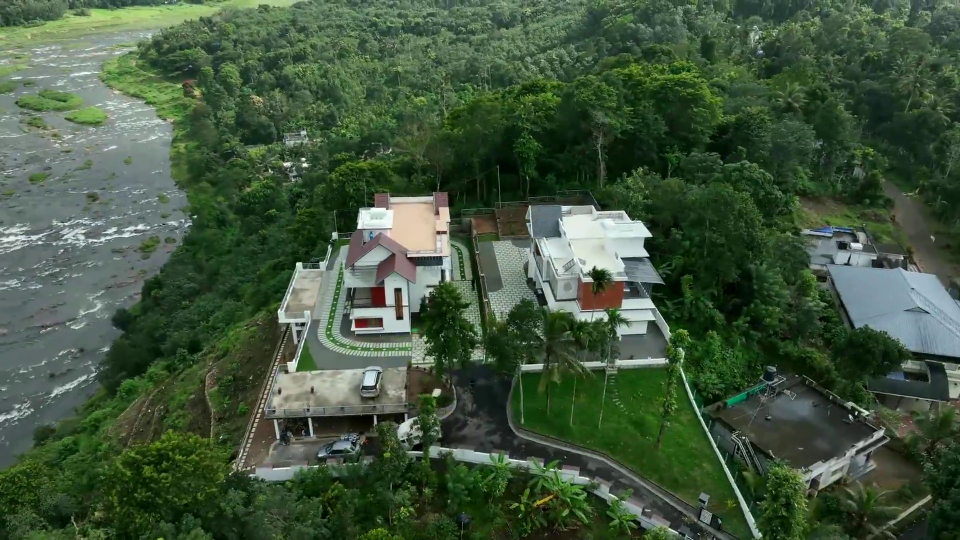
#> input picture frame 45 of extracted_images/Destination periyar - Hero.mp4, 1920 x 1080 px, given in place of Destination periyar.mp4, which was not available (shown at 1/2 size)
$ python extract_frames.py
#> lines starting #> are read from the running program, lines starting #| are printed output that depends on the picture; pictures that were not available may be replaced by others from this repository, and a replacement may not be noted
import cv2
import os

def extract_frames(video_path, output_dir, timestamps):
#> called with video_path = 'Destination periyar.mp4', output_dir = 'extracted_images'
    if not os.path.exists(output_dir):
        os.makedirs(output_dir)
        print(f"Created directory: {output_dir}")

    cap = cv2.VideoCapture(video_path)
    if not cap.isOpened():
        print(f"Error: Could not open video file {video_path}")
        return

    fps = cap.get(cv2.CAP_PROP_FPS)
    total_frames = cap.get(cv2.CAP_PROP_FRAME_COUNT)
    duration = total_frames / fps
    print(f"Video FPS: {fps}, Total Frames: {total_frames}, Duration: {duration:.2f}s")

    for i, ts in enumerate(timestamps, 1):
        frame_idx = int(ts * fps)
        if frame_idx >= total_frames:
            print(f"Warning: Timestamp {ts}s exceeds video duration. Skipping.")
            continue

        cap.set(cv2.CAP_PROP_POS_FRAMES, frame_idx)
        ret, frame = cap.read()
        if ret:
            output_path = os.path.join(output_dir, f"frame_{i:02d}.jpg")
            cv2.imwrite(output_path, frame, [int(cv2.IMWRITE_JPEG_QUALITY), 95])
            print(f"Extracted: {output_path} at {ts}s (frame {frame_idx})")
        else:
            print(f"Error: Could not read frame at {ts}s")
#> this loop made 11 passes
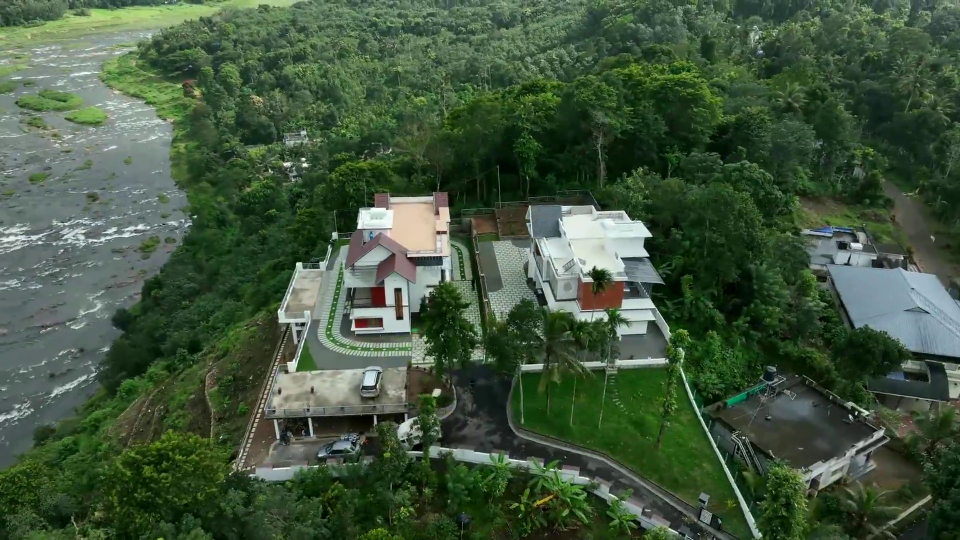
#> input picture frame 45 of extracted_images/Destination periyar - Hero.mp4, 1920 x 1080 px, given in place of Destination periyar.mp4, which was not available (shown at 1/2 size)
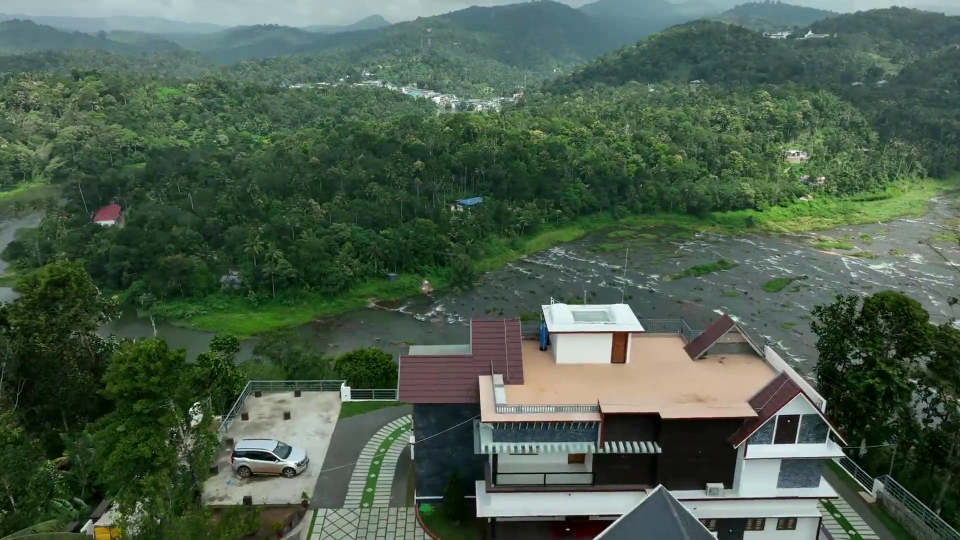
#> input picture frame 150 of extracted_images/Destination periyar - Hero.mp4, 1920 x 1080 px, given in place of Destination periyar.mp4, which was not available (shown at 1/2 size)
#> pass 3, in extract_frames, `ret, frame = cap.read()`:
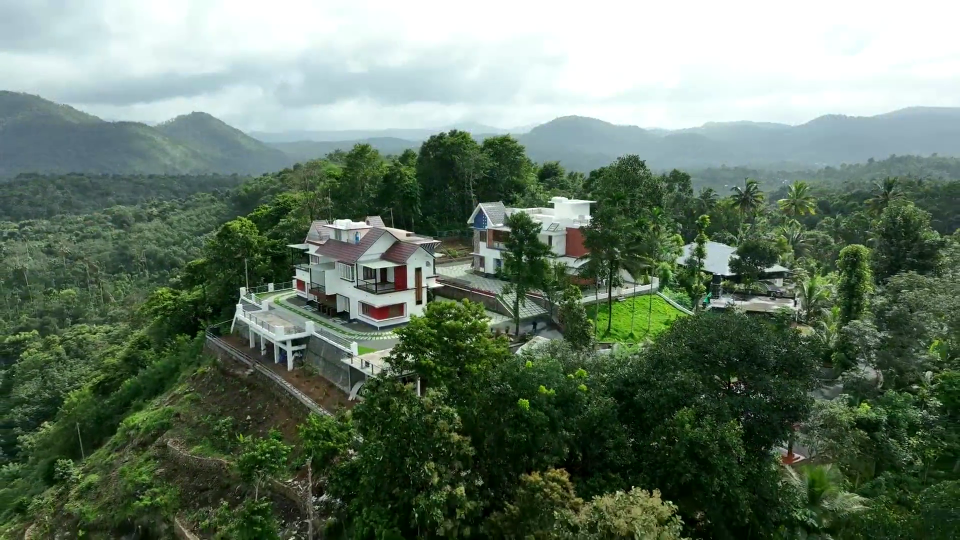
#> frame: shape (1080, 1920, 3) (shown at 1/2 size); mean B, G, R 102.1, 119.7, 101.6

    cap.release()
    print("Extraction completed!")

if __name__ == "__main__":
    video_file = "Destination periyar.mp4"
    output_folder = "extracted_images"
    # Target timestamps in seconds
    target_timestamps = [1.5, 5.0, 8.0, 13.5, 17.5, 24.0, 27.0, 30.0, 33.5, 39.0, 53.0]

    extract_frames(video_file, output_folder, target_timestamps)

$ run again, starting later in the video
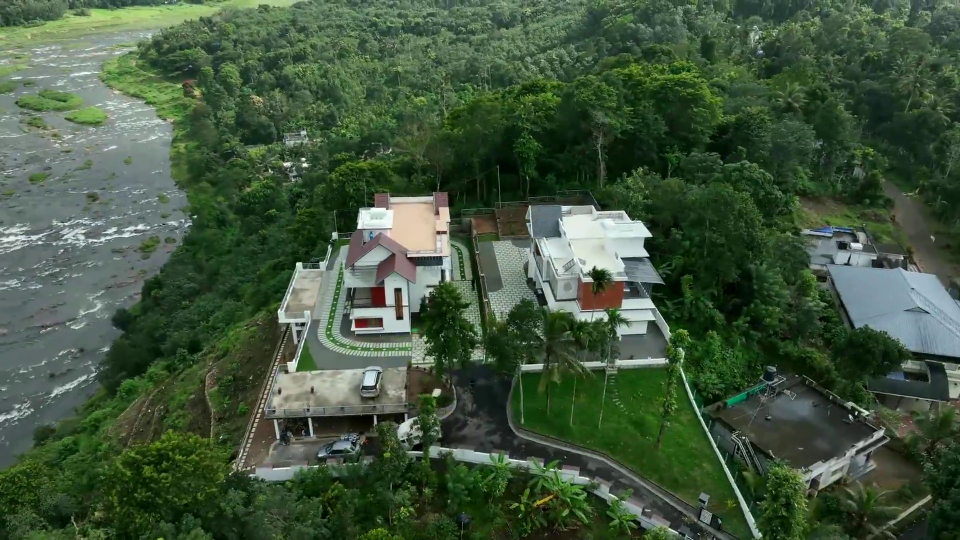
#> input picture frame 45 of extracted_images/Destination periyar - Hero.mp4, 1920 x 1080 px, given in place of Destination periyar.mp4, which was not available (shown at 1/2 size)
#> the loop in extract_frames, `for i, ts in enumerate(timestamps, 1):` made 11 passes
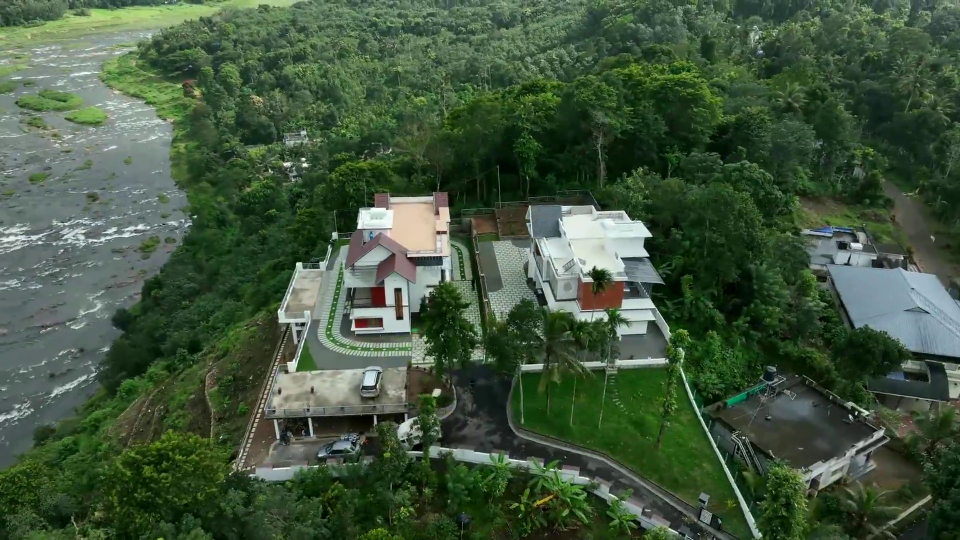
#> input picture frame 45 of extracted_images/Destination periyar - Hero.mp4, 1920 x 1080 px, given in place of Destination periyar.mp4, which was not available (shown at 1/2 size)
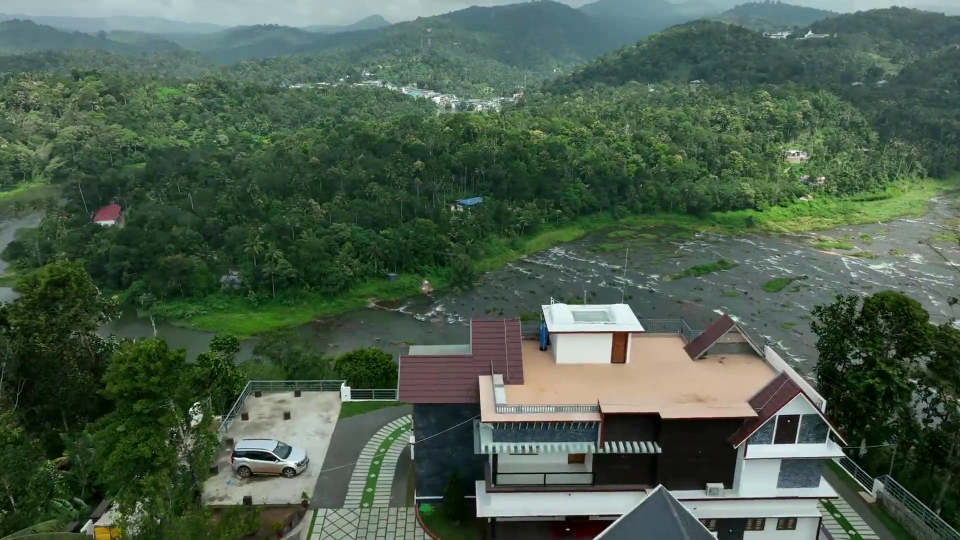
#> input picture frame 150 of extracted_images/Destination periyar - Hero.mp4, 1920 x 1080 px, given in place of Destination periyar.mp4, which was not available (shown at 1/2 size)

$ run again, starting later in the video
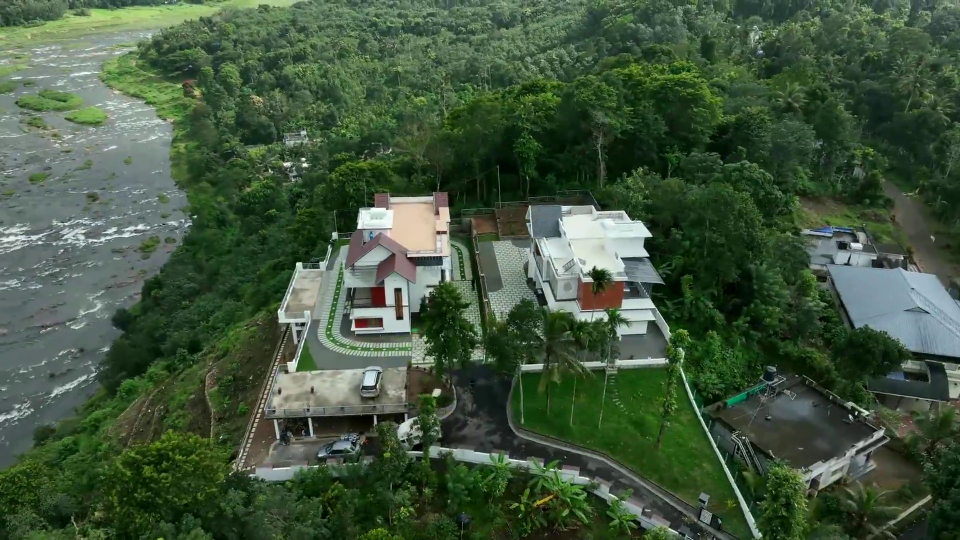
#> input picture frame 45 of extracted_images/Destination periyar - Hero.mp4, 1920 x 1080 px, given in place of Destination periyar.mp4, which was not available (shown at 1/2 size)
#> the loop in extract_frames, `for i, ts in enumerate(timestamps, 1):` made 11 passes
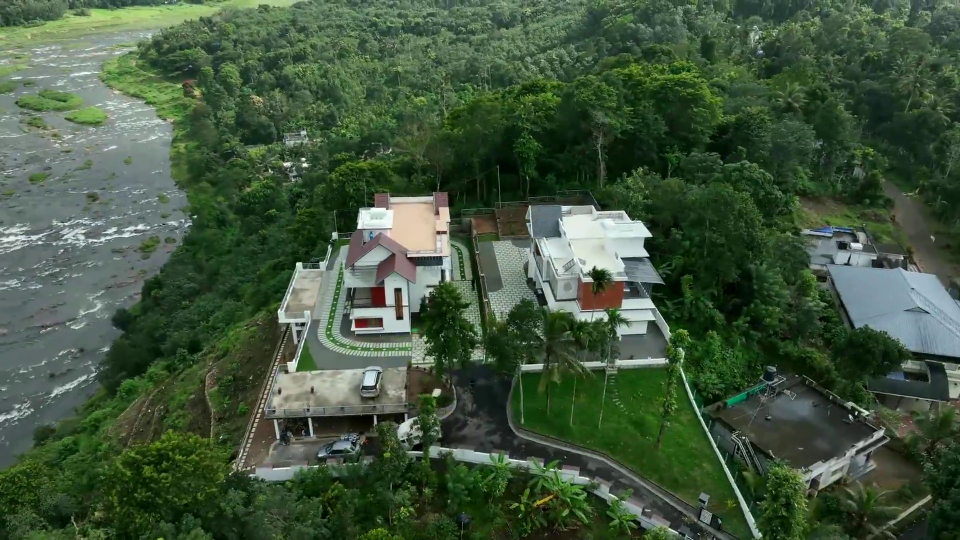
#> input picture frame 45 of extracted_images/Destination periyar - Hero.mp4, 1920 x 1080 px, given in place of Destination periyar.mp4, which was not available (shown at 1/2 size)
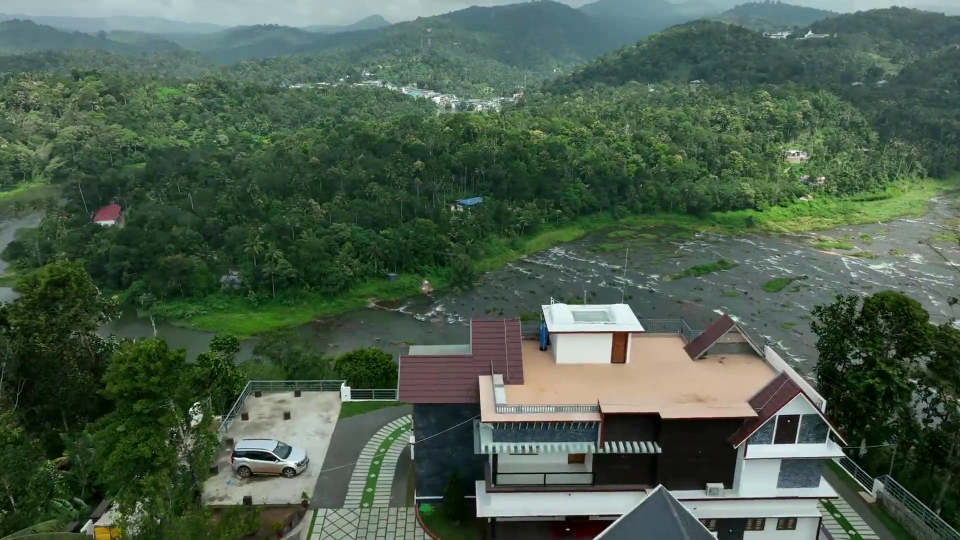
#> input picture frame 150 of extracted_images/Destination periyar - Hero.mp4, 1920 x 1080 px, given in place of Destination periyar.mp4, which was not available (shown at 1/2 size)
